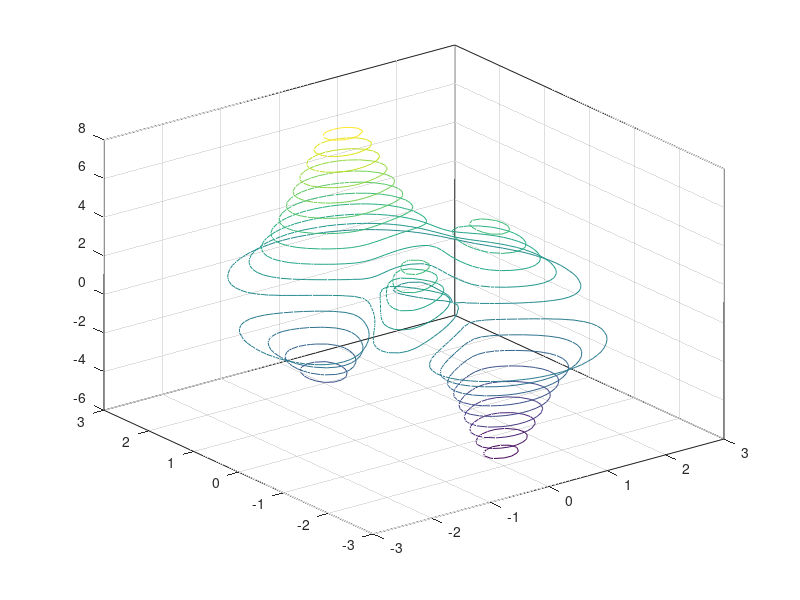

Reproduce this figure in MATLAB.
%=============================================================================
% Copyright (c) 2016-present Allan CORNET (Nelson)
%=============================================================================
% This file is part of Nelson.
%=============================================================================
% LICENCE_BLOCK_BEGIN
% SPDX-License-Identifier: LGPL-3.0-or-later
% LICENCE_BLOCK_END
%=============================================================================
% <--WEIGHT 2-->
% <--ADV-CLI MODE-->
%=============================================================================
figure();
[X, Y, Z] = peaks;
contour3(X, Y, Z, 20)
%=============================================================================
